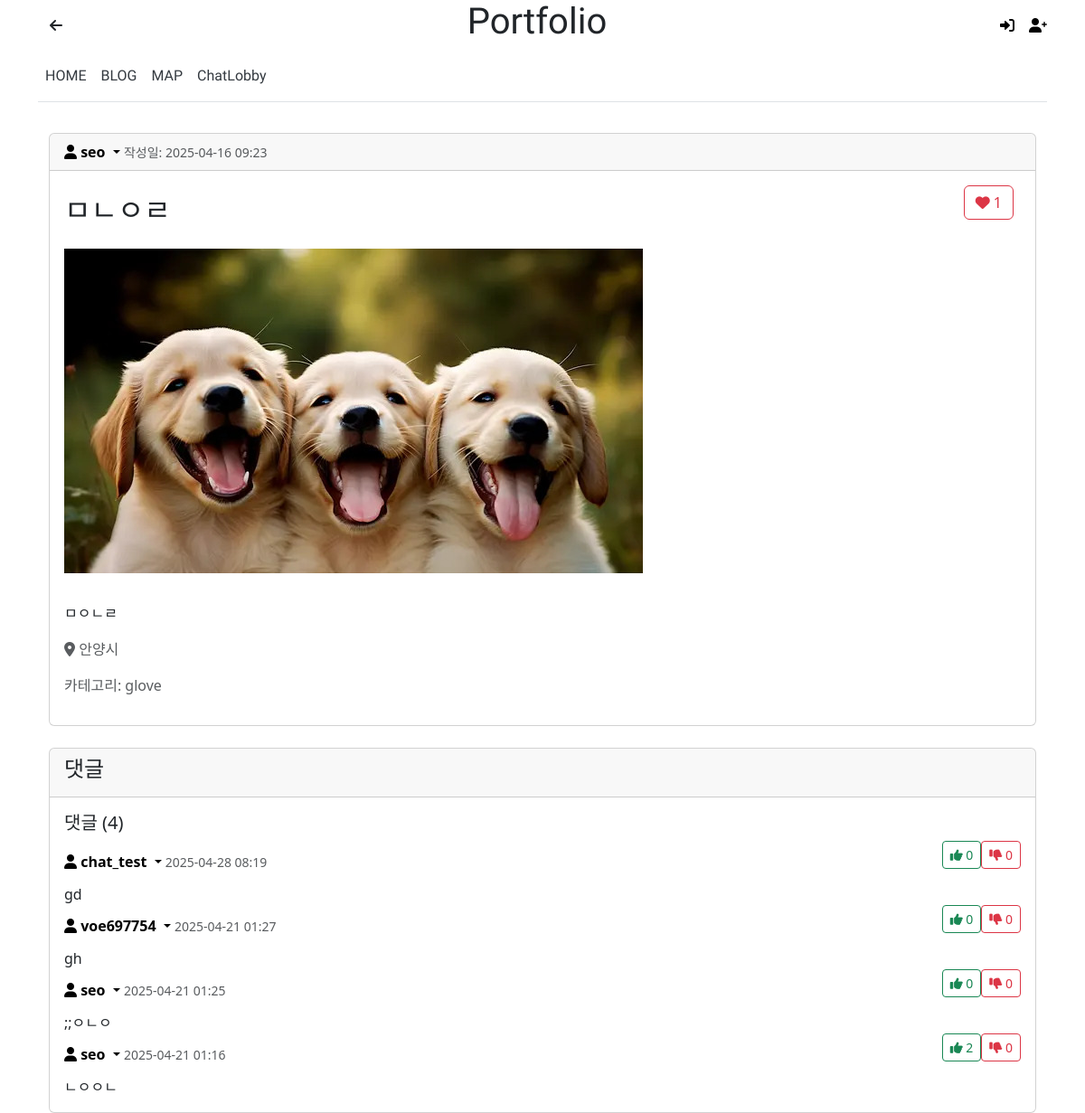
The app's page /post/2/ with its own data.
### main/models.py (models this page shows, shortened)
class Post(models.Model):
    title = models.CharField(max_length=200)
    content = models.TextField()
    category = models.CharField(max_length=100)  # 카테고리를 문자열로 저장
    author = models.ForeignKey(User, on_delete=models.CASCADE)
    created_at = models.DateTimeField(auto_now_add=True)
    updated_at = models.DateTimeField(auto_now=True)
    date_posted = models.DateTimeField(default=timezone.now)
    image = models.ImageField(upload_to='post_images', null=True, blank=True)
    region = models.CharField(max_length=100, null=True, blank=True)
    likes = models.ManyToManyField(User, related_name='post_likes', blank=True)

class Comment(models.Model):
    post = models.ForeignKey(Post, on_delete=models.CASCADE, related_name='comments')
    author = models.ForeignKey(User, on_delete=models.CASCADE)
    content = models.TextField()
    created_at = models.DateTimeField(default=timezone.now)
    likes = models.ManyToManyField(User, related_name='comment_likes', blank=True)
    dislikes = models.ManyToManyField(User, related_name='comment_dislikes', blank=True)

### main/views.py (the view, shortened to what this page needs)
# urls.py: path('post/<int:pk>/', views.post_detail, name='post_detail'),
def post_detail(request, pk):
    post = get_object_or_404(Post, pk=pk)
    comments = post.comments.all().order_by('-created_at')
    comment_form = CommentForm()
    context = {
        'post': post,
        'comments': comments,
        'comment_form': comment_form
    }
    return render(request, 'main/post_detail.html', context)

### main/templates/main/post_detail.html (shortened to what this page needs)
{% extends 'main/base.html' %}
{% load static %}
{% block content %}
<div class="container mt-4">
    <div class="card mb-4">
        <div class="card-header">
            <div class="d-flex justify-content-between align-items-center">
                <div class="dropdown">
                    <a href="#" class="text-decoration-none dropdown-toggle" id="userMenu" data-bs-toggle="dropdown" aria-expanded="false">
                        <i class="fas fa-user"></i>
                        <strong>{{ post.author.username }}</strong>
                    </a>
                    <small class="text-muted">
                        작성일: {{ post.date_posted|date:"Y-m-d H:i" }}
                    </small>
                </div>
            </div>
        </div>
        <div class="card-body">
            <div class="d-flex justify-content-between align-items-center mb-3">
                <h2 class="mb-0">{{ post.title }}</h2>
                <div class="d-flex align-items-center">
                    <form action="{% url 'post_like' post.pk %}" method="post" class="me-2">
                        <button type="submit" class="btn btn-outline-danger">
                            <i class="fas fa-heart {% if user in post.likes.all %}text-danger{% endif %}"></i>
                            <span>{{ post.likes.count }}</span>
                        </button>
                    </form>
                </div>
            </div>
            {% if post.image %}
            <img src="{{ post.image.url }}" alt="{{ post.title }}" class="img-fluid mb-3"><br/>
            {% endif %}
            <p class="card-text">{{ post.content|linebreaks }}</p>
            {% if post.region %}
            <p class="text-muted"><i class="fas fa-map-marker-alt"></i> {{ post.region }}</p>
            {% endif %}
            <p class="text-muted">카테고리: {{ post.category }}</p>
        </div>
    </div>
    <div class="card">
        <div class="card-header">
            <h4>댓글</h4>
        </div>
        <div class="card-body">
            <div class="comments-section">
                <h5>댓글 ({{ comments.count }})</h5>
                {% for comment in comments %}
                <div class="comment">
                    <div class="d-flex justify-content-between align-items-center">
                        <div>
                            <div class="dropdown">
                                <a href="#" class="text-decoration-none dropdown-toggle" id="commentUserMenu" data-bs-toggle="dropdown" aria-expanded="false">
                                    <i class="fas fa-user"></i>
                                    <strong>{{ comment.author.username }}</strong>
                                </a>
                                <small class="text-muted">{{ comment.created_at|date:"Y-m-d H:i" }}</small>
                            </div>
                        </div>
                        <div class="btn-group">
                            <form action="{% url 'comment_like' comment.pk %}" method="post" class="d-inline">
                                <button type="submit" class="btn btn-sm btn-outline-success">
                                    <i class="fas fa-thumbs-up"></i> {{ comment.likes.count }}
                                </button>
                            </form>
                            <form action="{% url 'comment_dislike' comment.pk %}" method="post" class="d-inline">
                                <button type="submit" class="btn btn-sm btn-outline-danger">
                                    <i class="fas fa-thumbs-down"></i> {{ comment.dislikes.count }}
                                </button>
                            </form>
                        </div>
                    </div>
                    <p class="comment-content mb-0">{{ comment.content }}</p>
                </div>
                {% endfor %}
            </div>
        </div>
    </div>
</div>
{% endblock %}

### main/templates/main/base.html (style rules this page uses)
a { text-decoration: none; color: black; }
.btn-outline-danger { color: #dc3545; border-color: #dc3545; background-color: transparent; }

### records on screen
Post: author.username "seo", date_posted "2025-04-16 09:23", title "ㅁㄴㅇㄹ", likes.count "1", image (picture), content "ㅁㅇㄴㄹ", region "안양시", category "glove"
Comment: author.username "chat_test", created_at "2025-04-28 08:19", likes.count "0", dislikes.count "0", content "gd"
Comment: author.username "voe697754", created_at "2025-04-21 01:27", likes.count "0", dislikes.count "0", content "gh"
Comment: author.username "seo", created_at "2025-04-21 01:25", likes.count "0", dislikes.count "0", content ";;ㅇㄴㅇ"
Comment: author.username "seo", created_at "2025-04-21 01:16", likes.count "2", dislikes.count "0", content "ㄴㅇㅇㄴ"

### other values on screen
{{ comments.count }} "4"
